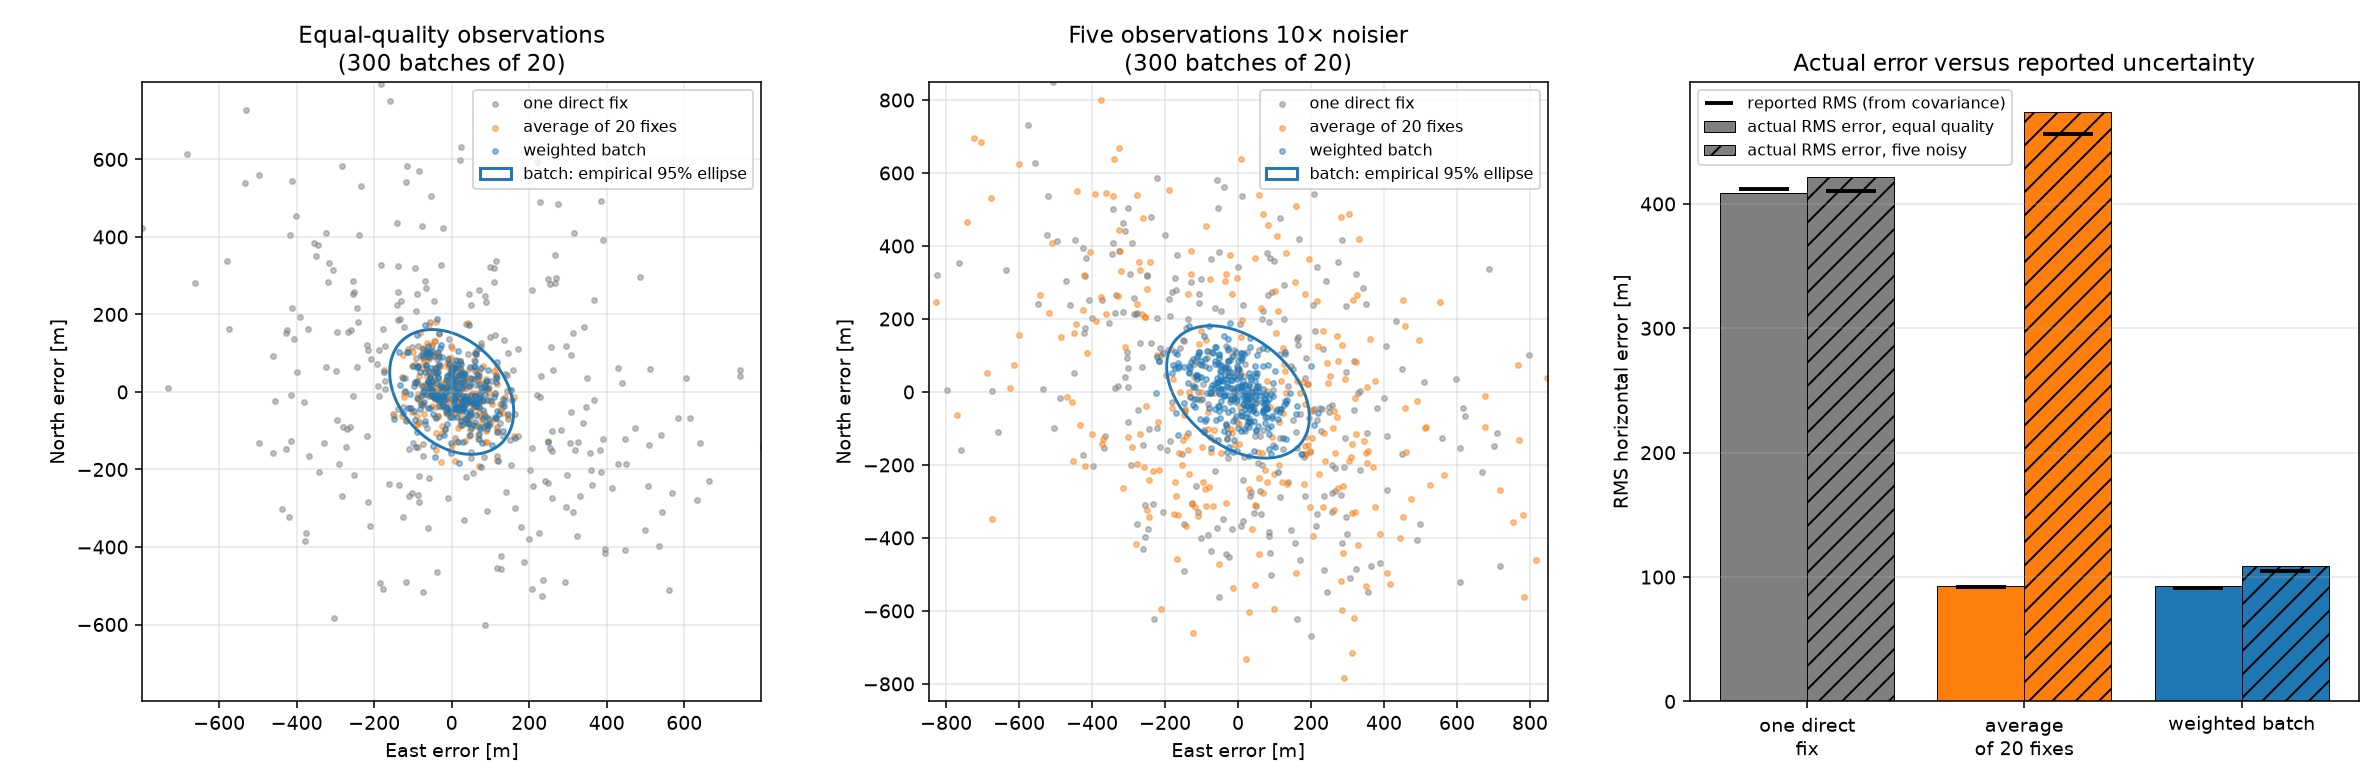

The script that saved this image:
"""
batch_estimation_experiment.py - Space Systems Engineering, Module 7, Experiment A

Latitude and longitude from 20 noisy celestial-vertical observations of one
stationary instrument, by weighted nonlinear least squares.

Step 1  generate measurements through the real sensor chain (Modules 4-6)
Step 2  batch estimator with whitened tangent-plane residuals
Step 3  compare: one direct Module 6 fix, the average of 20 fixes, and the
        weighted batch
Step 4  make five observations much noisier and see what weighting does

Calibration is exact and there are no fixed biases in this experiment.

Run:  python batch_estimation_experiment.py
"""

from pathlib import Path

import matplotlib
matplotlib.use("Agg")
import matplotlib.pyplot as plt
import numpy as np
from matplotlib.patches import Ellipse

import navigation_estimator as ne
import navigation_scenarios as ns

SEED = 7
HERE = Path(__file__).parent
N_OBS = 20
BATCHES = 300
NOISY_FACTOR = 10.0
cp = ne.cp


def average_of_fixes(measurements):
    """Mean of the separately inverted positions and its reported covariance."""
    fixes = np.array([ns.single_fix(m) for m in measurements])
    mean = fixes.mean(axis=0)
    T = ne.radians_to_metres(np.radians(mean[0]))
    covariance = T @ (np.cov(np.radians(fixes).T) / len(fixes)) @ T.T
    return tuple(mean), covariance


def three_methods(measurements):
    """(estimate, reported NE covariance) for each of the three approaches."""
    first = ns.single_fix(measurements[0])
    single = ne.batch_position_estimate(measurements[:1], first)
    batch = ne.batch_position_estimate(measurements, first)
    return {
        "one direct fix": (single.lat_lon, single.position_covariance_ne),
        "average of 20 fixes": average_of_fixes(measurements),
        "weighted batch": (batch.lat_lon, batch.position_covariance_ne),
    }, batch


def monte_carlo(rng, noise_multipliers=None):
    errors = {}
    coverage = {}
    reported = {}
    for _ in range(BATCHES):
        measurements, _ = ns.simulate_batch(rng, N_OBS,
                                            noise_multipliers=noise_multipliers,
                                            run_quality_check=False)
        methods, _ = three_methods(measurements)
        for name, (estimate, covariance) in methods.items():
            error = ns.north_east_error(estimate)
            errors.setdefault(name, []).append(error)
            coverage.setdefault(name, []).append(
                ne.inside_confidence_ellipse(error, covariance))
            reported.setdefault(name, []).append(np.sqrt(np.trace(covariance)))
    return ({k: np.array(v) for k, v in errors.items()},
            {k: 100 * np.mean(v) for k, v in coverage.items()},
            {k: np.sqrt(np.mean(np.square(v))) for k, v in reported.items()})


def print_table(errors, coverage, reported):
    print(f"  {'method':<22}{'RMS horizontal':>16}{'RMS north':>11}{'RMS east':>10}"
          f"{'reported RMS':>14}{'95% coverage':>14}")
    for name in errors:
        e = errors[name]
        rms = np.sqrt(np.mean(e**2, axis=0))
        print(f"  {name:<22}{np.sqrt(np.mean(np.sum(e**2, axis=1))):>14.1f} m"
              f"{rms[0]:>9.1f} m{rms[1]:>8.1f} m{reported[name]:>12.1f} m"
              f"{coverage[name]:>13.1f}%")


def main():
    rng = np.random.default_rng(SEED)
    print("=" * 78)
    print("Experiment A - batch terrestrial position estimation")
    print("=" * 78)
    print(f"Truth {ns.TRUE_POSITION} (never given to the estimator), "
          f"{N_OBS} observations {ns.SPACING_S:g} s apart from {ns.START_UTC} UTC.")
    print(f"Per observation: {ns.N_STARS} stars at {ns.CENTROID_NOISE_PX} px, "
          f"{ns.ACCEL_SAMPLES} accelerometer samples at {ns.ACCEL_NOISE} m/s^2.")

    # ---- one batch in detail -------------------------------------------------
    measurements, _ = ns.simulate_batch(rng, N_OBS)
    sigma = np.sqrt([np.trace(m.covariance) for m in measurements]) / ne.ARCSEC
    print(f"\nSteps 1-2. Supplied random-error sigma per measurement: "
          f"{sigma.mean():.1f} arcsec total ({sigma.min():.1f} to {sigma.max():.1f}), "
          f"about {sigma.mean() * ne.ARCSEC * 6.37e6:.0f} m on the ground.")
    methods, batch = three_methods(measurements)
    print(f"Batch fit: converged in {batch.diagnostics['function_evaluations']} "
          f"evaluations, chi2 = {batch.chi2:.1f} for {batch.dof} degrees of "
          f"freedom (reduced {batch.reduced_chi2:.2f}).")
    print(f"\nStep 3. One batch of {N_OBS}:")
    print(f"  {'method':<22}{'latitude':>13}{'longitude':>14}{'error':>10}"
          f"{'reported 1-sigma N, E':>26}")
    for name, (estimate, covariance) in methods.items():
        error = cp.horizontal_position_error(estimate, ns.TRUE_POSITION)
        s = np.sqrt(np.diag(covariance))
        print(f"  {name:<22}{estimate[0]:>13.6f}{estimate[1]:>14.6f}{error:>8.1f} m"
              f"{s[0]:>14.1f}, {s[1]:.1f} m")

    # ---- many batches ----------------------------------------------------------
    print(f"\n  Over {BATCHES} independent batches:")
    errors, coverage, reported = monte_carlo(rng)
    print_table(errors, coverage, reported)
    gain = (np.sqrt(np.mean(np.sum(errors["one direct fix"] ** 2, axis=1)))
            / np.sqrt(np.mean(np.sum(errors["weighted batch"] ** 2, axis=1))))
    print(f"""
  With equal-quality independent observations the batch improves on a single
  fix by {gain:.2f}x, against sqrt({N_OBS}) = {np.sqrt(N_OBS):.2f}. Averaging the 20 fixes does
  equally well here, because the measurements are nearly equally weighted
  and the problem is nearly linear over a few hundred metres. The batch's
  advantages are a covariance derived from the measurement model (the
  average's comes from the scatter of only 20 points, so its ellipse is
  noisier) and correct handling of unequal weights, time and frames.""")

    # ---- unequal quality -----------------------------------------------------------
    multipliers = np.ones(N_OBS)
    multipliers[-5:] = NOISY_FACTOR
    print(f"Step 4. Five of the {N_OBS} observations made {NOISY_FACTOR:g}x noisier:")
    measurements, _ = ns.simulate_batch(rng, N_OBS, noise_multipliers=multipliers)
    _, batch = three_methods(measurements)
    fraction = batch.diagnostics["information_fraction"]
    print(f"  Share of the batch's position information carried by the five "
          f"noisy observations: {100 * fraction[-5:].sum():.2f} %")
    print(f"  (each good observation {100 * fraction[:15].mean():.2f} %, each "
          f"noisy one {100 * fraction[-5:].mean():.3f} %; "
          f"1/{NOISY_FACTOR:g}^2 of the weight).")
    print(f"  Their whitened residuals stay ordinary: chi2 per observation "
          f"{batch.diagnostics['measurement_chi2'][-5:].mean():.2f} for the noisy "
          f"five, {batch.diagnostics['measurement_chi2'][:15].mean():.2f} for the "
          f"rest (expected about 2).\n")
    errors_u, coverage_u, reported_u = monte_carlo(rng, multipliers)
    print_table(errors_u, coverage_u, reported_u)
    rms = {k: np.sqrt(np.mean(np.sum(v**2, axis=1))) for k, v in errors_u.items()}
    print(f"""
  The plain average treats all 20 alike and is dragged by the noisy five:
  {rms['average of 20 fixes']:.0f} m against {rms['weighted batch']:.0f} m for the weighted batch, {rms['average of 20 fixes'] / rms['weighted batch']:.1f}x worse. The
  weighted estimator is close to what the fifteen good observations alone
  would give (sqrt(20/15) = 1.15x the all-good result), so the noisy
  observations are neither trusted nor allowed to do harm.""")

    make_figure(errors, errors_u, reported, reported_u)


def make_figure(errors, errors_unequal, reported, reported_unequal):
    fig, axes = plt.subplots(1, 3, figsize=(17, 5.6))
    colors = {"one direct fix": "tab:gray", "average of 20 fixes": "tab:orange",
              "weighted batch": "tab:blue"}

    for ax, data, title in ((axes[0], errors, "Equal-quality observations"),
                            (axes[1], errors_unequal,
                             f"Five observations {NOISY_FACTOR:g}× noisier")):
        for name in ("one direct fix", "average of 20 fixes", "weighted batch"):
            e = data[name]
            ax.scatter(e[:, 1], e[:, 0], s=7, alpha=0.45, color=colors[name],
                       label=name)
        batch = data["weighted batch"]
        covariance = np.cov(batch.T)
        values, vectors = np.linalg.eigh(covariance[::-1, ::-1])   # (east, north)
        angle = np.degrees(np.arctan2(vectors[1, 1], vectors[0, 1]))
        scale = 2 * np.sqrt(5.991 * values)
        ax.add_patch(Ellipse((0, 0), scale[1], scale[0], angle=angle, fill=False,
                             color="tab:blue", linewidth=1.5,
                             label="batch: empirical 95% ellipse"))
        limit = np.percentile(np.abs(data["one direct fix"]), 99.5)
        ax.set_xlim(-limit, limit)
        ax.set_ylim(-limit, limit)
        ax.set_aspect("equal")
        ax.set_xlabel("East error [m]")
        ax.set_ylabel("North error [m]")
        ax.set_title(f"{title}\n({BATCHES} batches of {N_OBS})")
        ax.grid(True, alpha=0.3)
        ax.legend(fontsize=8, loc="upper right")

    ax = axes[2]
    names = list(colors)
    x = np.arange(len(names))
    for offset, data, rep, hatch, label in (
            (-0.2, errors, reported, None, "equal quality"),
            (0.2, errors_unequal, reported_unequal, "//", "five noisy")):
        actual = [np.sqrt(np.mean(np.sum(data[n] ** 2, axis=1))) for n in names]
        ax.bar(x + offset, actual, 0.4, color=[colors[n] for n in names],
               hatch=hatch, edgecolor="black", linewidth=0.5,
               label=f"actual RMS error, {label}")
        ax.plot(x + offset, [rep[n] for n in names], "k_", markersize=26,
                markeredgewidth=2)
    ax.plot([], [], "k_", markersize=14, markeredgewidth=2,
            label="reported RMS (from covariance)")
    ax.set_xticks(x)
    ax.set_xticklabels([n.replace(" of ", "\nof ").replace("direct ", "direct\n")
                        for n in names])
    ax.set_ylabel("RMS horizontal error [m]")
    ax.set_title("Actual error versus reported uncertainty")
    ax.grid(True, axis="y", alpha=0.3)
    ax.legend(fontsize=8)

    fig.tight_layout(rect=(0, 0, 1, 0.96))
    fig.savefig(HERE / "batch_estimation_experiment.png", dpi=140)
    print("\nSaved batch_estimation_experiment.png")


if __name__ == "__main__":
    main()
